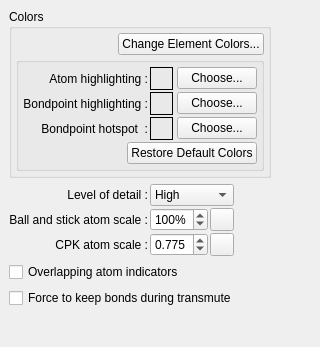
         <widget class="QWidget" name="Atoms" >
          <layout class="QGridLayout" >
           <property name="margin" >
            <number>9</number>
           </property>
           <property name="spacing" >
            <number>6</number>
           </property>
           <item row="0" column="1" >
            <spacer>
             <property name="orientation" >
              <enum>Qt::Horizontal</enum>
             </property>
             <property name="sizeHint" >
              <size>
               <width>40</width>
               <height>20</height>
              </size>
             </property>
            </spacer>
           </item>
           <item row="0" column="0" >
            <layout class="QVBoxLayout" >
             <property name="margin" >
              <number>0</number>
             </property>
             <property name="spacing" >
              <number>6</number>
             </property>
             <item>
              <widget class="QGroupBox" name="atom_colors_grpbox" >
               <property name="title" >
                <string>Colors</string>
               </property>
               <layout class="QVBoxLayout" >
                <property name="margin" >
                 <number>4</number>
                </property>
                <property name="spacing" >
                 <number>2</number>
                </property>
                <item>
                 <layout class="QHBoxLayout" >
                  <property name="margin" >
                   <number>0</number>
                  </property>
                  <property name="spacing" >
                   <number>6</number>
                  </property>
                  <item>
                   <spacer>
                    <property name="orientation" >
                     <enum>Qt::Horizontal</enum>
                    </property>
                    <property name="sizeType" >
                     <enum>QSizePolicy::Expanding</enum>
                    </property>
                    <property name="sizeHint" >
                     <size>
                      <width>40</width>
                      <height>20</height>
                     </size>
                    </property>
                   </spacer>
                  </item>
                  <item>
                   <widget class="QPushButton" name="change_element_colors_btn" >
                    <property name="text" >
                     <string>Change Element Colors...</string>
                    </property>
                    <property name="autoDefault" >
                     <bool>false</bool>
                    </property>
                   </widget>
                  </item>
                 </layout>
                </item>
                <item>
                 <widget class="QGroupBox" name="groupBox13" >
                  <property name="title" >
                   <string/>
                  </property>
                  <layout class="QVBoxLayout" >
                   <property name="margin" >
                    <number>4</number>
                   </property>
                   <property name="spacing" >
                    <number>2</number>
                   </property>
                   <item>
                    <layout class="QGridLayout" >
                     <property name="margin" >
                      <number>0</number>
                     </property>
                     <property name="spacing" >
                      <number>2</number>
                     </property>
                     <item row="0" column="1" >
                      <layout class="QHBoxLayout" >
                       <property name="margin" >
                        <number>0</number>
                       </property>
                       <property name="spacing" >
                        <number>4</number>
                       </property>
                       <item>
                        <widget class="QFrame" name="atom_hilite_color_frame" >
                         <property name="minimumSize" >
                          <size>
                           <width>23</width>
                           <height>23</height>
                          </size>
                         </property>
                         <property name="maximumSize" >
                          <size>
                           <width>23</width>
                           <height>23</height>
                          </size>
                         </property>
                         <property name="frameShape" >
                          <enum>QFrame::Box</enum>
                         </property>
                         <property name="frameShadow" >
                          <enum>QFrame::Plain</enum>
                         </property>
                        </widget>
                       </item>
                       <item>
                        <widget class="QPushButton" name="atom_hilite_color_btn" >
                         <property name="text" >
                          <string>Choose...</string>
                         </property>
                         <property name="autoDefault" >
                          <bool>false</bool>
                         </property>
                        </widget>
                       </item>
                      </layout>
                     </item>
                     <item row="1" column="0" >
                      <widget class="QLabel" name="hotspot_lbl_2" >
                       <property name="text" >
                        <string>Bondpoint highlighting :</string>
                       </property>
                       <property name="alignment" >
                        <set>Qt::AlignRight|Qt::AlignTrailing|Qt::AlignVCenter</set>
                       </property>
                      </widget>
                     </item>
                     <item row="2" column="1" >
                      <layout class="QHBoxLayout" >
                       <property name="margin" >
                        <number>0</number>
                       </property>
                       <property name="spacing" >
                        <number>4</number>
                       </property>
                       <item>
                        <widget class="QFrame" name="hotspot_color_frame" >
                         <property name="minimumSize" >
                          <size>
                           <width>23</width>
                           <height>23</height>
                          </size>
                         </property>
                         <property name="maximumSize" >
                          <size>
                           <width>23</width>
                           <height>23</height>
                          </size>
                         </property>
                         <property name="frameShape" >
                          <enum>QFrame::Box</enum>
                         </property>
                         <property name="frameShadow" >
                          <enum>QFrame::Plain</enum>
                         </property>
                        </widget>
                       </item>
                       <item>
                        <widget class="QPushButton" name="hotspot_color_btn" >
                         <property name="text" >
                          <string>Choose...</string>
                         </property>
                         <property name="autoDefault" >
                          <bool>false</bool>
                         </property>
                        </widget>
                       </item>
                      </layout>
                     </item>
                     <item row="0" column="0" >
                      <widget class="QLabel" name="textLabel3_2_3" >
                       <property name="text" >
                        <string>Atom highlighting :</string>
                       </property>
                       <property name="alignment" >
                        <set>Qt::AlignRight|Qt::AlignTrailing|Qt::AlignVCenter</set>
                       </property>
                      </widget>
                     </item>
                     <item row="1" column="1" >
                      <layout class="QHBoxLayout" >
                       <property name="margin" >
                        <number>0</number>
                       </property>
                       <property name="spacing" >
                        <number>4</number>
                       </property>
                       <item>
                        <widget class="QFrame" name="bondpoint_hilite_color_frame" >
                         <property name="minimumSize" >
                          <size>
                           <width>23</width>
                           <height>23</height>
                          </size>
                         </property>
                         <property name="maximumSize" >
                          <size>
                           <width>23</width>
                           <height>23</height>
                          </size>
                         </property>
                         <property name="frameShape" >
                          <enum>QFrame::Box</enum>
                         </property>
                         <property name="frameShadow" >
                          <enum>QFrame::Plain</enum>
                         </property>
                        </widget>
                       </item>
                       <item>
                        <widget class="QPushButton" name="bondpoint_hilite_color_btn" >
                         <property name="text" >
                          <string>Choose...</string>
                         </property>
                         <property name="autoDefault" >
                          <bool>false</bool>
                         </property>
                         <property name="default" >
                          <bool>false</bool>
                         </property>
                        </widget>
                       </item>
                      </layout>
                     </item>
                     <item row="2" column="0" >
                      <widget class="QLabel" name="hotspot_lbl" >
                       <property name="text" >
                        <string>Bondpoint hotspot  :</string>
                       </property>
                       <property name="alignment" >
                        <set>Qt::AlignRight|Qt::AlignTrailing|Qt::AlignVCenter</set>
                       </property>
                      </widget>
                     </item>
                    </layout>
                   </item>
                   <item>
                    <layout class="QHBoxLayout" >
                     <property name="margin" >
                      <number>0</number>
                     </property>
                     <property name="spacing" >
                      <number>6</number>
                     </property>
                     <item>
                      <spacer>
                       <property name="orientation" >
                        <enum>Qt::Horizontal</enum>
                       </property>
                       <property name="sizeType" >
                        <enum>QSizePolicy::Expanding</enum>
                       </property>
                       <property name="sizeHint" >
                        <size>
                         <width>40</width>
                         <height>20</height>
                        </size>
                       </property>
                      </spacer>
                     </item>
                     <item>
                      <widget class="QPushButton" name="reset_atom_colors_btn" >
                       <property name="text" >
                        <string>Restore Default Colors</string>
                       </property>
                       <property name="autoDefault" >
                        <bool>false</bool>
                       </property>
                      </widget>
                     </item>
                    </layout>
                   </item>
                  </layout>
                 </widget>
                </item>
               </layout>
              </widget>
             </item>
             <item>
              <layout class="QHBoxLayout" >
               <property name="margin" >
                <number>0</number>
               </property>
               <property name="spacing" >
                <number>6</number>
               </property>
               <item>
                <layout class="QGridLayout" >
                 <property name="margin" >
                  <number>0</number>
                 </property>
                 <property name="spacing" >
                  <number>2</number>
                 </property>
                 <item row="1" column="0" >
                  <layout class="QVBoxLayout" >
                   <property name="margin" >
                    <number>0</number>
                   </property>
                   <property name="spacing" >
                    <number>2</number>
                   </property>
                   <item>
                    <widget class="QLabel" name="textLabel1_3_2" >
                     <property name="toolTip" >
                      <string>Set Atom Scale factor for Ball and Stick display mode</string>
                     </property>
                     <property name="text" >
                      <string>Ball and stick atom scale :</string>
                     </property>
                     <property name="alignment" >
                      <set>Qt::AlignRight|Qt::AlignTrailing|Qt::AlignVCenter</set>
                     </property>
                    </widget>
                   </item>
                   <item>
                    <widget class="QLabel" name="textLabel1_3_2_2" >
                     <property name="toolTip" >
                      <string>CPK Atom Scale factor for CPK display mode</string>
                     </property>
                     <property name="text" >
                      <string>CPK atom scale :</string>
                     </property>
                     <property name="alignment" >
                      <set>Qt::AlignRight|Qt::AlignTrailing|Qt::AlignVCenter</set>
                     </property>
                    </widget>
                   </item>
                  </layout>
                 </item>
                 <item row="0" column="1" >
                  <widget class="QComboBox" name="level_of_detail_combox" >
                   <property name="toolTip" >
                    <string>Sets graphics quality for atoms (and bonds)</string>
                   </property>
                   <property name="currentIndex" >
                    <number>2</number>
                   </property>
                   <item>
                    <property name="text" >
                     <string>Low</string>
                    </property>
                   </item>
                   <item>
                    <property name="text" >
                     <string>Medium</string>
                    </property>
                   </item>
                   <item>
                    <property name="text" >
                     <string>High</string>
                    </property>
                   </item>
                   <item>
                    <property name="text" >
                     <string>Variable</string>
                    </property>
                   </item>
                  </widget>
                 </item>
                 <item row="0" column="0" >
                  <widget class="QLabel" name="textLabel1_7" >
                   <property name="toolTip" >
                    <string>Level of detail for atoms (and bonds)</string>
                   </property>
                   <property name="text" >
                    <string>Level of detail :</string>
                   </property>
                   <property name="alignment" >
                    <set>Qt::AlignRight|Qt::AlignTrailing|Qt::AlignVCenter</set>
                   </property>
                  </widget>
                 </item>
                 <item row="1" column="1" >
                  <layout class="QGridLayout" >
                   <property name="margin" >
                    <number>0</number>
                   </property>
                   <property name="spacing" >
                    <number>2</number>
                   </property>
                   <item row="1" column="1" >
                    <widget class="QToolButton" name="reset_cpk_scale_factor_btn" >
                     <property name="toolTip" >
                      <string>Restore default value</string>
                     </property>
                     <property name="text" >
                      <string/>
                     </property>
                     <property name="icon" >
                      <iconset>../../../../../:icons/UserPrefsDialog_image0</iconset>
                     </property>
                    </widget>
                   </item>
                   <item row="0" column="1" >
                    <widget class="QToolButton" name="reset_ballstick_scale_factor_btn" >
                     <property name="toolTip" >
                      <string>Restore default value</string>
                     </property>
                     <property name="text" >
                      <string/>
                     </property>
                     <property name="icon" >
                      <iconset>../../../../../:icons/UserPrefsDialog_image0</iconset>
                     </property>
                    </widget>
                   </item>
                   <item row="0" column="0" >
                    <widget class="QSpinBox" name="ballStickAtomScaleFactorSpinBox" >
                     <property name="toolTip" >
                      <string>Set Atom Scale factor for Ball and Stick display mode</string>
                     </property>
                     <property name="suffix" >
                      <string>%</string>
                     </property>
                     <property name="maximum" >
                      <number>125</number>
                     </property>
                     <property name="minimum" >
                      <number>50</number>
                     </property>
                     <property name="value" >
                      <number>100</number>
                     </property>
                    </widget>
                   </item>
                   <item row="1" column="0" >
                    <widget class="QDoubleSpinBox" name="cpkAtomScaleFactorDoubleSpinBox" >
                     <property name="decimals" >
                      <number>3</number>
                     </property>
                     <property name="maximum" >
                      <double>1.000000000000000</double>
                     </property>
                     <property name="minimum" >
                      <double>0.500000000000000</double>
                     </property>
                     <property name="singleStep" >
                      <double>0.005000000000000</double>
                     </property>
                     <property name="value" >
                      <double>0.775000000000000</double>
                     </property>
                    </widget>
                   </item>
                  </layout>
                 </item>
                </layout>
               </item>
               <item>
                <spacer>
                 <property name="orientation" >
                  <enum>Qt::Horizontal</enum>
                 </property>
                 <property name="sizeType" >
                  <enum>QSizePolicy::Expanding</enum>
                 </property>
                 <property name="sizeHint" >
                  <size>
                   <width>16</width>
                   <height>20</height>
                  </size>
                 </property>
                </spacer>
               </item>
              </layout>
             </item>
             <item>
              <widget class="QCheckBox" name="overlappingAtomIndicatorsCheckBox" >
               <property name="text" >
                <string>Overlapping atom indicators</string>
               </property>
              </widget>
             </item>
             <item>
              <widget class="QCheckBox" name="keepBondsTransmuteCheckBox" >
               <property name="text" >
                <string>Force to keep bonds during transmute</string>
               </property>
              </widget>
             </item>
             <item>
              <spacer>
               <property name="orientation" >
                <enum>Qt::Vertical</enum>
               </property>
               <property name="sizeType" >
                <enum>QSizePolicy::Expanding</enum>
               </property>
               <property name="sizeHint" >
                <size>
                 <width>20</width>
                 <height>30</height>
                </size>
               </property>
              </spacer>
             </item>
            </layout>
           </item>
          </layout>
         </widget>
